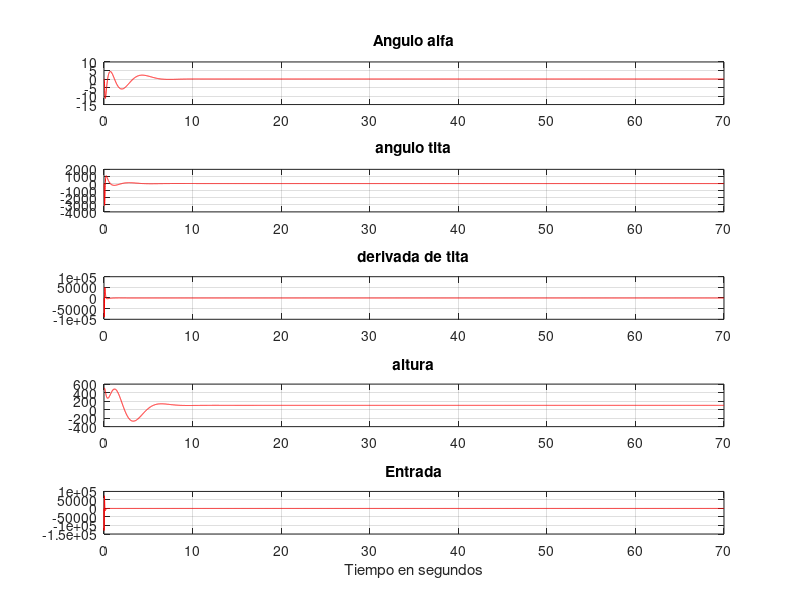

Source code (MATLAB):
%--------------------------------------------------------------------------
%3/ Controlador sin Referencia
%-------------------------------------------------------------------------
% clear all;
% T=70; Kmax=100000; At=T/Kmax;
% %u=zeros(Kmax);y=u;yp=y; 
% t=0:At:T-At;
% u=[sign(t)]; 
% e=zeros(T/At,1);
% ref=-100;
% 
% %Datos
% a=0.05;
% b=5;
% c=100;
% w=3;
% 
% %Condiciones iniciales
% 
% alfa(1)=0; tita_p(1)=0; tita(1)=0; h(1)=-500;
% 
% %Matrices
% A= [-a a 0 0 ;0 0 1 0; w^2 -w^2 0 0; c 0 0 0] ;
% B= [0; 0; w^2*b; 0];
% C= [0 0 0 1];
% D= [0];
% x= [alfa(1);tita_p(1);tita(1);h(1)]; 
% M=[B A*B A^2*B A^3*B ];%Matriz Controlabilidad
% 
% %Cálculo del controlador por asignación de polos
% auto_val=eig(A);
% c_ai=conv(conv(conv([1 -auto_val(1)],[1 -auto_val(2)]),[1 -auto_val(3)]),[1 -auto_val(4)]);
% W=[c_ai(4) c_ai(3) c_ai(2) 1;c_ai(3) c_ai(2) 1 0;c_ai(2) 1 0 0;1 0 0 0];
% T=M*W;
% A_controlable=inv(T)*A*T %Verificación de que T esté bien
% 
% %CONTROLADOR Ubicación de los polos de lazo cerrado en mui :
% mui(1)=-15 + 15i;mui(2)=-15 - 15i; mui(3)=-.5 + .5i;mui(4)=-.5 - .5i;
% alfa_i=conv(conv(conv([1 -mui(3)],[1 -mui(4)]),[1 -mui(2)]),[1 -mui(1)]);
% K=fliplr(alfa_i(2:5)-c_ai(2:5))*inv(T);
% eig(A-B*K)
% 
% tve(1)=0;u(1)=0;
% for jj=1:Kmax-1
%  
%  estado=[alfa(jj); tita_p(jj); tita(jj); h(jj)];
%  u(jj)=-K*estado; color='b'; %Sin Observador
%  
%  alfa_p=a*(tita(jj)-alfa(jj));
%  alfa(jj+1)=alfa(jj)+At*alfa_p;
%  tita_pp=-w^2*(tita(jj)-alfa(jj)-b*u(jj));
%  tita_p(jj+1)=tita_p(jj)+At*tita_pp;
%  tita(jj+1)=tita(jj)+At*tita_p(jj);
%  h_p(jj+1)=c*alfa(jj);
%  h(jj+1)=h(jj)+At*h_p(jj);
%  
%  y_sal(jj+1)=C*estado;
% 
%  tve(jj+1)=tve(jj)+At;
% end
% figure;
% subplot(5,1,1);plot(tve,alfa);grid on; title('Angulo alfa');xlim([0 70]); hold on%plot(t,y);
% subplot(5,1,2);plot(tve,tita);grid on; title('angulo tita');xlim([0 70]); hold on
% subplot(5,1,3);plot(tve,y_sal);grid on; title('y_s_a_l');xlim([0 70]); hold on
% subplot(5,1,4);plot(tve,h);grid on; title('altura');xlim([0 70]); hold on
% subplot(5,1,5);plot(t,u);grid on; title('u');xlim([0 70]); hold on
% xlabel('Tiempo en segundos')

% %--------------------------------------------------------------------------
% %3/ Controlador con Referencia.
% %-------------------------------------------------------------------------
% clear all;
% T=70; Kmax=100000; At=T/Kmax;
% %u=zeros(Kmax);y=u;yp=y; 
% t=0:At:T-At;
% u=[sign(t)]; 
% e=zeros(T/At,1);
% ref=-100;
% 
% %Datos
% a=0.05;
% b=5;
% c=100;
% w=3;
% 
% %Condiciones iniciales
% 
% alfa(1)=0; tita_p(1)=0; tita(1)=0; h(1)=-500;
% 
% %Matrices
% A= [-a a 0 0 ;0 0 1 0; w^2 -w^2 0 0; c 0 0 0] ;
% B= [0; 0; w^2*b; 0];
% C= [0 0 0 1];
% D= [0];
% x= [alfa(1);tita_p(1);tita(1);h(1)]; 
% M=[B A*B A^2*B A^3*B ];%Matriz Controlabilidad
% 
% %Cálculo del controlador por asignación de polos
% auto_val=eig(A);
% c_ai=conv(conv(conv([1 -auto_val(1)],[1 -auto_val(2)]),[1 -auto_val(3)]),[1 -auto_val(4)]);
% W=[c_ai(4) c_ai(3) c_ai(2) 1;c_ai(3) c_ai(2) 1 0;c_ai(2) 1 0 0;1 0 0 0];
% T=M*W;
% A_controlable=inv(T)*A*T %Verificación de que T esté bien
% 
% %CONTROLADOR Ubicación de los polos de lazo cerrado en mui :
% mui(1)=-15+15i;mui(2)=-15-15i; mui(3)=-.5 + .5i;mui(4)=-.5 - .5i;
% alfa_i=conv(conv(conv([1 -mui(4)],[1 -mui(3)]),[1 -mui(2)]),[1 -mui(1)]);
% K=fliplr(alfa_i(2:5)-c_ai(2:5))*inv(T);
% Gj=-inv(C*inv(A-B*K)*B);
% eig(A-B*K)
% 
% tve(1)=0;u(1)=0;
% for jj=1:Kmax-1
%  
%  estado=[alfa(jj); tita_p(jj); tita(jj); h(jj)];
%  u(jj)=-K*estado+Gj*ref; color='b'; %Sin Observador
%  
%  alfa_p=a*(tita(jj)-alfa(jj));
%  alfa(jj+1)=alfa(jj)+At*alfa_p;
%  tita_pp=-w^2*(tita(jj)-alfa(jj)-b*u(jj));
%  tita_p(jj+1)=tita_p(jj)+At*tita_pp;
%  tita(jj+1)=tita(jj)+At*tita_p(jj);
%  h_p(jj+1)=c*alfa(jj);
%  h(jj+1)=h(jj)+At*h_p(jj);
%  
%  y_sal(jj+1)=C*estado; % lo mismo que h
% 
%  tve(jj+1)=tve(jj)+At;
% end
% figure;
% subplot(5,1,1);plot(tve,alfa);grid on; title('Angulo alfa');xlim([0 70]); hold on%plot(t,y);
% subplot(5,1,2);plot(tve,tita);grid on; title('angulo tita');xlim([0 70]); hold on
% subplot(5,1,3);plot(tve,tita_p);grid on; title('Derivada de tita');xlim([0 70]); hold on
% subplot(5,1,4);plot(tve,y_sal);grid on; title('Altura ; y_s_a_l');xlim([0 70]); hold on
% subplot(5,1,5);plot(t,u);grid on; title('u');xlim([0 70]); hold on
% xlabel('Tiempo en segundos')

% % %--------------------------------------------------------------------------
% % %3/ Avion con controlador,integrador y referencia.
% % %-------------------------------------------------------------------------
% clear all;
% T=70; Kmax=100000; At=T/Kmax;
% t=0:At:T-At;
% u=[sign(t)]; 
% e=zeros(T/At,1);
% ref=100;
% 
% %Datos
% a=0.05;
% b=5;
% c=100;
% w=3;
% 
% %Condiciones iniciales
% alfa(1)=0; tita_p(1)=0; tita(1)=0; h(1)=-500;
% 
% %Matrices
% A= [-a a 0 0 ;0 0 1 0; w^2 -w^2 0 0; c 0 0 0] ;
% B= [0; 0; w^2*b; 0];
% C= [0 0 0 1];
% D= [0];
% x= [alfa(1);tita_p(1);tita(1);h(1)]; 
% M=[B A*B A^2*B A^3*B ];%Matriz Controlabilidad
% 
% % Construcción del sistema ampliado
% Aa=[A zeros(4,1);-C 0];
% Ba=[B;0];
% Ma=[Ba Aa*Ba Aa^2*Ba Aa^3*Ba Aa^4*Ba];%Matriz Controlabilidad

% %Cálculo del controlador por asignación de polos
% auto_val=eig(Aa);
% c_ai=conv(conv(conv(conv([1 -auto_val(1)],[1 -auto_val(2)]),[1 -auto_val(3)]),[1 -auto_val(4)]),[1 -auto_val(5)]);
% Wa=[c_ai(5) c_ai(4) c_ai(3) c_ai(2) 1;c_ai(4) c_ai(3) c_ai(2) 1 0;c_ai(3) c_ai(2) 1 0 0;c_ai(2) 1 0 0 0;1 0 0 0 0];
% Ta=Ma*Wa;
% A_controlable=inv(Ta)*Aa*Ta; %Verificación de que T esté bien
% %Ubicación de los polos de lazo cerrado en mui:
% mui(1)=-15+15i;mui(2)=-15-15i; mui(3)=-.5 + .5i;mui(4)=-.5 - .5i;mui(5)=-1;
% alfa_ia=conv(conv(conv(conv([1 -mui(3)],[1 -mui(4)]),[1 -mui(2)]),[1 -mui(1)]),[1 -mui(5)]);
% Ka=(alfa_ia(2:6)-c_ai(2:6))*inv(Ta);
% eig(Aa-Ba*Ka)
% K=Ka(1:4);  
% Gj=-inv(C*inv(A-B*K)*B); %<---- Revisar
% KI=-Ka(5)+Gj*ref;
% 
% %----------------------------------------------------------------------------
% tve(1)=0;u(1)=0;
% psi(1)=0;
% for jj=1:Kmax-1
%  
%  estado=[alfa(jj); tita_p(jj); tita(jj); h(jj)];
%  %u(jj)=-K*estado+Gj*ref; color='b'; %Sin Observador
%  psi_p=ref-C* estado;
%  psi(jj+1)=psi(jj)+psi_p*At;
%  u(jj)=-K*estado+KI*psi(jj+1);
%  
%  alfa_p=a*(tita(jj)-alfa(jj));
%  alfa(jj+1)=alfa(jj)+At*alfa_p;
%  tita_pp=-w^2*(tita(jj)-alfa(jj)-b*u(jj));
%  tita_p(jj+1)=tita_p(jj)+At*tita_pp;
%  tita(jj+1)=tita(jj)+At*tita_p(jj);
%  h_p(jj+1)=c*alfa(jj);
%  h(jj+1)=h(jj)+At*h_p(jj);
%  
%  y_sal(jj+1)=C*estado;
%  
% 
%  tve(jj+1)=tve(jj)+At;
% 
% end
% figure;
% subplot(5,1,1);plot(tve,alfa);grid on; title('Angulo alfa');xlim([0 70]); hold on%plot(t,y);
% subplot(5,1,2);plot(tve,tita);grid on; title('angulo tita');xlim([0 70]); hold on
% subplot(5,1,3);plot(tve,y_sal);grid on; title('y_s_a_l');xlim([0 70]); hold on
% subplot(5,1,4);plot(tve,h);grid on; title('altura');xlim([0 70]); hold on
% subplot(5,1,5);plot(t,u);grid on; title('u');xlim([0 70]); hold on
% xlabel('Tiempo en segundos')


%--------------------------------------------------------------------------
%Avion con observador,FUNCIONA CON OBSERVADOR, pero no funciona SIN
%OBSERVADOR. Con polos a lazo cerrado en -15+/-15i ; -.5+/-.5i
%-------------------------------------------------------------------------
% clear all;
% T=70; Kmax=10000; At=T/Kmax;
% u=zeros(Kmax);y=u;yp=y; t=0:At:T-At;
% u=[sign(t)]; 
% e=zeros(T/At,1);
% ref=100;
% 
% %Condiciones iniciales
% 
% alfa(1)=0; tita_p(1)=0; tita(1)=0; h(1)=500;
% 
% %Entrada
% x1=0;   %alfa
% x2=0;   %tita
% x3=0;   %titap
% x4=500;   %h
% 
% %Datos
% a=0.05;
% b=5;
% c=100;
% w=3;
% 
% %Matrices
% A= [-a a 0 0 ;0 0 1 0; w^2 -w^2 0 0; c 0 0 0] ;
% B= [0; 0; w^2*b; 0];
% C= [0 0 0 1];
% D= [0];
% x= [x1;x2;x3;x4]; 
% M=[B A*B A^2*B A^3*B ];%Matriz Controlabilidad
% 
% %Verifico Observabilidad
% O=[C; C*A; C*A^2; C*A^3];%Matriz Observabilidad
% auto_O=eig(O);
% rango_O=rank(O);
% 
% %Cálculo del controlador por asignación de polos
% auto_val=eig(A);
% c_ai=conv(conv(conv([1 -auto_val(1)],[1 -auto_val(2)]),[1 -auto_val(3)]),[1 -auto_val(4)]);
% W=[c_ai(4) c_ai(3) c_ai(2) 1;c_ai(3) c_ai(2) 1 0;c_ai(2) 1 0 0;1 0 0 0];
% T=M*W;
% A_controlable=inv(T)*A*T %Verificación de que T esté bien
% 
% %CONTROLADOR Ubicación de los polos de lazo cerrado en mui :
% mui(1)=-15-15i;mui(2)=-15+15i; mui(3)=-.5-.5i;mui(4)=-.5 + .5i;
% alfa_i=conv(conv(conv([1 -mui(3)],[1 -mui(4)]),[1 -mui(2)]),[1 -mui(1)]);
% K=fliplr(alfa_i(2:5)-c_ai(2:5))*inv(T);
% eig(A-B*K)
% Gj=-inv(C*inv(A-B*K)*B);
% A_O=A';
% B_O=C';
% M_Dual=[B_O A_O*B_O A_O^2*B_O A_O^3*B_O];%MatrizControlabilidad
% alfaO_i=alfa_i;% Ubicacion del Observador
% 
% % Controlador Observador Ko
% mui_o= mui; %<----Mismos polos a lazo cerrado que el sistema principal
% alfaO_i=conv(conv(conv([1 -mui_o(3)],[1 -mui_o(4)]),[1 -mui_o(2)]),[1 -mui_o(1)]);
% T_O=M_Dual*W;
% Ko=(fliplr(alfaO_i(2:end)-c_ai(2:end))*inv(T_O))';
% eig(A_O'-Ko*C) %Verifico que todos los polos estén en el semiplano izquierdo
% x_hat=[0;0;0;0]; %Inicializo el Observador
% 
% 
% tve(1)=0;u(1)=0;
% for jj=1:Kmax-1
%   estado=[alfa(jj); tita_p(jj); tita(jj); h(jj)];
%   
%   %u(jj)=-K*estado+Gj*ref; color='b'; %Sin Observador
%   u(jj)=-K*x_hat+Gj*ref; color='r'; %Con Observador
%   
%  %Integracion de Euler
%   alfa_p=a*(tita(jj)-alfa(jj));
%   alfa(jj+1)=alfa(jj)+At*alfa_p;
%   tita_pp=-w^2*(tita(jj)-alfa(jj)-b*u(jj));
%   tita_p(jj+1)=tita_p(jj)+At*tita_pp;
%   tita(jj+1)=tita(jj)+At*tita_p(jj);
%   h_p(jj+1)=c*alfa(jj);
%   h(jj+1)=h(jj)+At*h_p(jj);
% 
%   y_sal(jj)=C*estado;
% %________OBSERVADOR__________
%  y_sal_O(jj)=C*x_hat;
%  x_hatp=A*x_hat+B*u(jj)+Ko*(y_sal(jj)-y_sal_O(jj));
%  x_hat=x_hat+At*x_hatp;
%  %--------------------
% end
% % t=1:jj;t=t*At;
% figure;
% subplot(5,1,1);plot(t,alfa,color);grid on; title('Angulo alfa');xlim([0 70]); hold on
% subplot(5,1,2);plot(t,tita,color);grid on; title('angulo tita');xlim([0 70]); hold on
% subplot(5,1,3);plot(t,tita_p,color);grid on; title('derivada de tita');xlim([0 70]); hold on
% subplot(5,1,4);plot(t(1:end-1),y_sal,color);grid on; title('altura');xlim([0 70]); hold on
% subplot(5,1,5);plot(t,u,color);grid on; title('Entrada');xlim([0 70]); hold on
% xlabel('Tiempo en segundos')

%--------------------------------------------------------------------------
%Avion con observador,FUNCIONA CON OBSERVADOR, pero no funciona SIN
%OBSERVADOR. Con polos a lazo cerrado mui(1)=-50;mui(2)=-30; mui(3)=-1 + 1i;mui(4)=-1 - 1i;
%-------------------------------------------------------------------------
clear all;
T=70; Kmax=10000; At=T/Kmax;
u=zeros(Kmax);y=u;yp=y; t=0:At:T-At;
u=[sign(t)]; 
e=zeros(T/At,1);
ref=100;

%Condiciones iniciales

alfa(1)=0; tita_p(1)=0; tita(1)=0; h(1)=500;

%Entrada
x1=0;   %alfa
x2=0;   %tita
x3=0;   %titap
x4=500;   %h

%Datos
a=0.05;
b=5;
c=100;
w=3;

%Matrices
A= [-a a 0 0 ;0 0 1 0; w^2 -w^2 0 0; c 0 0 0] ;
B= [0; 0; w^2*b; 0];
C= [0 0 0 1];
D= [0];
x= [x1;x2;x3;x4]; 
M=[B A*B A^2*B A^3*B ];%Matriz Controlabilidad

%Verifico Observabilidad
O=[C; C*A; C*A^2; C*A^3];%Matriz Observabilidad
auto_O=eig(O);
rango_O=rank(O);

%Cálculo del controlador por asignación de polos
auto_val=eig(A);
c_ai=conv(conv(conv([1 -auto_val(1)],[1 -auto_val(2)]),[1 -auto_val(3)]),[1 -auto_val(4)]);
W=[c_ai(4) c_ai(3) c_ai(2) 1;c_ai(3) c_ai(2) 1 0;c_ai(2) 1 0 0;1 0 0 0];
T=M*W;
A_controlable=inv(T)*A*T %Verificación de que T esté bien

%CONTROLADOR Ubicación de los polos de lazo cerrado en mui :
mui(1)=-50;mui(2)=-30; mui(3)=-1 + 1i;mui(4)=-1 - 1i;
alfa_i=conv(conv(conv([1 -mui(3)],[1 -mui(4)]),[1 -mui(2)]),[1 -mui(1)]);
K=fliplr(alfa_i(2:5)-c_ai(2:5))*inv(T);
eig(A-B*K)
Gj=-inv(C*inv(A-B*K)*B);
A_O=A';
B_O=C';
M_Dual=[B_O A_O*B_O A_O^2*B_O A_O^3*B_O];%MatrizControlabilidad
alfaO_i=alfa_i;% Ubicacion del Observador

% Controlador Observador Ko
mui_o= mui; %<----Mismos polos a lazo cerrado que el sistema principal
alfaO_i=conv(conv(conv([1 -mui_o(3)],[1 -mui_o(4)]),[1 -mui_o(2)]),[1 -mui_o(1)]);
T_O=M_Dual*W;
Ko=(fliplr(alfaO_i(2:end)-c_ai(2:end))*inv(T_O))';
eig(A_O'-Ko*C) %Verifico que todos los polos estén en el semiplano izquierdo
x_hat=[0;0;0;0]; %Inicializo el Observador


tve(1)=0;u(1)=0;
for jj=1:Kmax-1
  estado=[alfa(jj); tita_p(jj); tita(jj); h(jj)];
  
  %u(jj)=-K*estado+Gj*ref; color='b'; %Sin Observador
  u(jj)=-K*x_hat+Gj*ref; color='r'; %Con Observador
  
 %Integracion de Euler
  alfa_p=a*(tita(jj)-alfa(jj));
  alfa(jj+1)=alfa(jj)+At*alfa_p;
  tita_pp=-w^2*(tita(jj)-alfa(jj)-b*u(jj));
  tita_p(jj+1)=tita_p(jj)+At*tita_pp;
  tita(jj+1)=tita(jj)+At*tita_p(jj);
  h_p(jj+1)=c*alfa(jj);
  h(jj+1)=h(jj)+At*h_p(jj);

  y_sal(jj)=C*estado;
%________OBSERVADOR__________
 y_sal_O(jj)=C*x_hat;
 x_hatp=A*x_hat+B*u(jj)+Ko*(y_sal(jj)-y_sal_O(jj));
 x_hat=x_hat+At*x_hatp;
 %--------------------
end
% t=1:jj;t=t*At;
figure;
subplot(5,1,1);plot(t,alfa,color);grid on; title('Angulo alfa');xlim([0 70]); hold on
subplot(5,1,2);plot(t,tita,color);grid on; title('angulo tita');xlim([0 70]); hold on
subplot(5,1,3);plot(t,tita_p,color);grid on; title('derivada de tita');xlim([0 70]); hold on
subplot(5,1,4);plot(t(1:end-1),y_sal,color);grid on; title('altura');xlim([0 70]); hold on
subplot(5,1,5);plot(t,u,color);grid on; title('Entrada');xlim([0 70]); hold on
xlabel('Tiempo en segundos')
